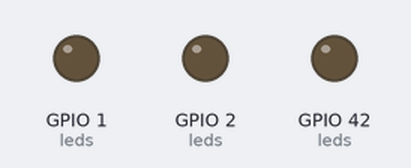
Bench run of a program on a simulated ESP32-S3. Parts: output pins drawn as LEDs (lit = HIGH). Random numbers use the default seed unless the program sets one.

Above: at 2.88 s.
At 11.82 s:
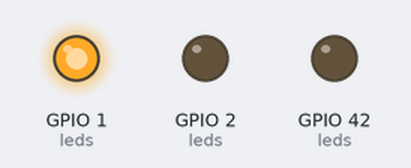
At 12.22 s:
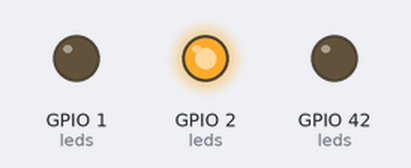
At 12.62 s:
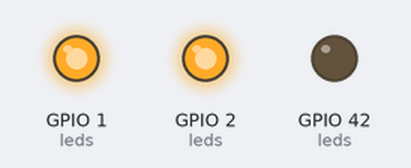
At 13.82 s:
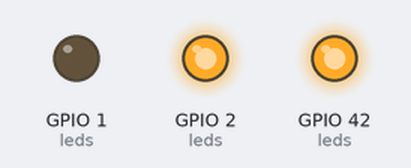
At 36.2 s:
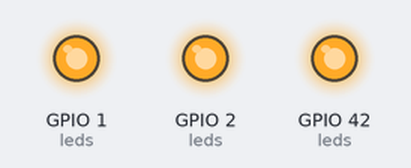
Timing chart, 0 to 40.0 s (numbered marks = the images above):
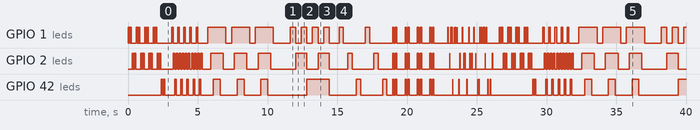

The program:

main.cpp
```cpp
#include <Arduino.h>

const int RED   = 1;
const int BLUE  = 2;
const int GREEN = 42;

const int leds[] = {RED, BLUE, GREEN};
const int N = 3;

void setLed(int pin, int value) { analogWrite(pin, value); }  // 0..255
void allSet(int value) { for (int i = 0; i < N; i++) setLed(leds[i], value); }
void allOff() { allSet(0); }

void flash(int pin, int times, int onMs, int offMs) {
  for (int i = 0; i < times; i++) {
    setLed(pin, 255); delay(onMs);
    setLed(pin, 0);   delay(offMs);
  }
}

// 1. Поліцейська мигалка: червоне-синє стробоскопічне миготіння, зелена спалах наприкінці
void police() {
  for (int r = 0; r < 4; r++) {
    flash(RED, 3, 50, 50);
    flash(BLUE, 3, 50, 50);
  }
  flash(GREEN, 2, 80, 80);
}

// 2. Бігучий вогонь туди-назад
void chaser() {
  for (int r = 0; r < 5; r++) {
    for (int i = 0; i < N; i++)      flash(leds[i], 1, 110, 0);
    for (int i = N - 2; i > 0; i--)  flash(leds[i], 1, 110, 0);
  }
}

// 3. Заповнення: світлодіоди загоряються по одному та гаснуть у зворотному порядку
void fill() {
  for (int r = 0; r < 3; r++) {
    for (int i = 0; i < N; i++)       { setLed(leds[i], 255); delay(200); }
    delay(300);
    for (int i = N - 1; i >= 0; i--)  { setLed(leds[i], 0);   delay(200); }
    delay(200);
  }
}

// 4. Двійковий лічильник від 0 до 7
void binaryCounter() {
  for (int n = 0; n < 8; n++) {
    for (int i = 0; i < N; i++) setLed(leds[i], (n >> i) & 1 ? 255 : 0);
    delay(400);
  }
  allOff();
}

// 5. Плавне «дихання» по черзі
void breathe() {
  for (int r = 0; r < 2; r++) {
    for (int i = 0; i < N; i++) {
      for (int v = 0; v <= 255; v += 5)  { setLed(leds[i], v); delay(6); }
      for (int v = 255; v >= 0; v -= 5)  { setLed(leds[i], v); delay(6); }
    }
  }
}

// 6. Серцебиття: подвійний спалах усіма світлодіодами одночасно
void heartbeat() {
  for (int r = 0; r < 4; r++) {
    allSet(255); delay(90);
    allOff();    delay(110);
    allSet(255); delay(90);
    allOff();    delay(600);
  }
}

// 7. Іскри: випадкові короткі спалахи
void sparkle() {
  for (int r = 0; r < 30; r++) {
    flash(leds[random(N)], 1, 30, random(30, 150));
  }
}

void setup() {
  for (int i = 0; i < N; i++) pinMode(leds[i], OUTPUT);
  randomSeed(analogRead(4));
}

void loop() {
  police();        allOff(); delay(400);
  chaser();        allOff(); delay(400);
  fill();          allOff(); delay(400);
  binaryCounter(); allOff(); delay(400);
  breathe();       allOff(); delay(400);
  heartbeat();     allOff(); delay(400);
  sparkle();       allOff(); delay(400);
}
```
